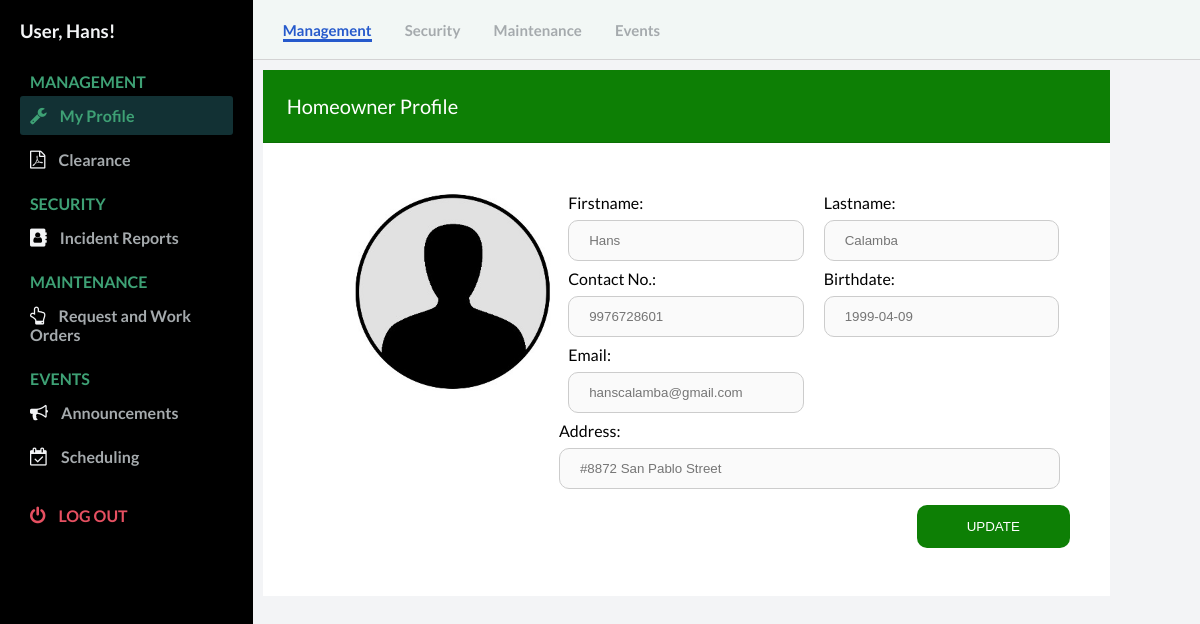
The app's page /user/user_profile.php (signed in) with its own data.
### tables this page shows
CREATE TABLE `users` (
  `id` int(11) NOT NULL,
  `user_id` bigint(20) NOT NULL,
  `image` varchar(200) NOT NULL,
  `firstname` text NOT NULL,
  `lastname` text NOT NULL,
  `username` varchar(50) NOT NULL,
  `password` varchar(50) NOT NULL,
  `address` varchar(100) NOT NULL,
  `gender` text NOT NULL,
  `bday` varchar(50) NOT NULL,
  `email` varchar(100) NOT NULL,
  `contact` bigint(11) NOT NULL
);

### user/controllers/function.php (called while the page is built, shortened)
<?php
function check_login($conn) {
	if(isset($_SESSION['user_id'])) {
		$id = $_SESSION['user_id'];
		$query = "SELECT * FROM users WHERE user_id = '$id' limit 1";
		$result = mysqli_query($conn, $query);
		if($result && mysqli_num_rows($result) > 0) {
			$user_data = mysqli_fetch_assoc($result);
			return $user_data;
		}
	}
	die;
}

### user/User_profile.php (the view, shortened to what this page needs)
<?php
  include("config/connection.php");
  include("controllers/function.php");
  $user_data = check_login($conn);
?>
<!DOCTYPE html>
<html lang="en">
  <head>
    <link rel="stylesheet" href="https://stackpath.bootstrapcdn.com/font-awesome/4.7.0/css/font-awesome.min.css"/>
    <link rel="stylesheet" href="css/style_user.css" />
  </head>
  <body id="body">
    <div class="container">
      <nav class="navbar">
        <div class="navbar__left">
          <a class="active_link" href="User_profile.php">Management</a>
          <a href="incident_record.php">Security</a>
          <a href="work_order.php">Maintenance</a>
          <a href="announcement.php">Events</a>
        </div>
      </nav>
      <main>
        <div class="table_container">
          <div class="card-header" id="user">
            Homeowner Profile
          </div>
              <div class="container_edit">
                <div class="row">
                    <div class="column" style="width: 33.3%;">
                      <div src="#" style="width: 200px; height: 200px; border: 1px; background-color: #ddd; margin-left: 40px;"><img <?php echo "<img src='../admin/images/users/".$user_data['image']."'"; ?>/></div>
                    </div>
                    <div class="column" style="width: 33.3%;">
                      <label>Firstname:</label><span><input type="text" name="" disabled placeholder="<?php echo $user_data['firstname']; ?>"> </span>
                      <label>Contact No.:</label><span><input type="text" name="" disabled placeholder="<?php echo $user_data['contact']; ?>"></span>
                      <label>Email:</label><span><input type="text" name="" disabled placeholder="<?php echo $user_data['email']; ?>"></span>
                    </div>
                    <div class="column" style="width: 33.3%;">
                        <label>Lastname:</label><span><input  type="text" name="" disabled placeholder="<?php echo $user_data['lastname']; ?>"> </span>
                        <label>Birthdate:</label><span><input type="text" name="" disabled placeholder="<?php echo $user_data['bday']; ?>"></span>
                    </div>
                    <div style="width: 66.6%; float: right; padding-right: 10px; margin-top: -10px;"><label>Address:</label><span><input type="text" name="" disabled placeholder="<?php echo $user_data['address']; ?>" ></span></div>
                    <button href="user_profile.php?edit=<?php echo $row['id']; ?>" class="button_emp" style="float: right;" type="submit" id="myBtn">UPDATE</button>
                </div>
              </div>
        </div>
      </main>
      <div id="sidebar">
        <div class="sidebar__title">
            <h3>User, <?php echo $user_data['firstname']; ?>!</h3>
        </div>
        <div class="sidebar__menu">
          <h2>MANAGEMENT</h2>
          <div class="sidebar__link active_menu_link">
            <i class="fa fa-wrench"></i>
            <a href="User_profile.php">My Profile</a>
          </div>
          <div class="sidebar__link">
            <i class="fa fa-file-pdf-o"></i>
            <a href="residency.php">Clearance</a>
          </div>
          <h2>SECURITY</h2>
          <div class="sidebar__link">
            <i class="fa fa-address-book"></i>
            <a href="incident_record.php">Incident Reports</a>
          </div>
          <h2>MAINTENANCE</h2>
          <div class="sidebar__link ">
            <i class="fa fa-hand-o-up"></i>
            <a href="work_order.php">Request and Work Orders</a>
          </div>
          <h2>EVENTS</h2>
          <div class="sidebar__link ">
            <i class="fa fa-bullhorn"></i>
            <a href="announcement.php">Announcements</a>
          </div>
          <div class="sidebar__link">
            <i class="fa fa-calendar-check-o"></i>
            <a href="Scheduling.php">Scheduling</a>
          </div>
          <div class="sidebar__logout">
            <i class="fa fa-power-off"></i>
            <a href="logout.php">Log out</a>
          </div>
      </div>
    </div>
  </body>
</html>

### user/css/style_user.css (style rules this page uses)
* { margin: 0; padding: 0; }
body { font-family: 'Lato', sans-serif; box-sizing: border-box; }
.container { display: grid; height: 100vh; grid-template-columns: 0.8fr 1fr 1fr 1fr; grid-template-rows: 0.2fr 3fr; grid-template-areas: "sidebar nav nav nav" "sidebar main main main" }
.navbar { background: #f2f7f5; grid-area: nav; height: 60px; display: flex; align-items: center; justify-content: space-between; padding: 0 30px 0 30px; border-bottom: 1px solid lightgray; }
.navbar__left > a { margin-right: 30px; text-decoration: none; color: #a5aaad; font-size: 15px; font-weight: 700; }
.navbar__left .active_link { color: #265acc; border-bottom: 3px solid #265acc; padding-bottom: 12 px; }
main { background: #f3f4f6; grid-area: main; overflow-y: auto; }
#sidebar { background: #000000; grid-area: sidebar; overflow-y: auto; padding: 20px; -webkit-transition: all 0.5s; transition: all 0.5s; }
.sidebar__title { display:flex; justify-content: space-between; align-items: center; color: #f3f4f6; margin-bottom: 30px; }
.sidebar__menu > h2 { color: #3ea175; font-size: 16px; margin-top: 15px; margin-bottom: 5px; padding: 0 10px; font-weight: 700; }
.sidebar__link { color: #f3f4f6; padding: 10px; border-radius: 3px; margin-bottom: 5px; }
.active_menu_link { background: rgba(62, 161, 171,0.3); color: #3ea175; }
.active_menu_link a { color: #3ea175 !important; }
.sidebar__link > a { text-decoration: none; color: #a5aaad; font-weight: 700; }
.sidebar__link >i { margin-right: 10px; font-size: 18px; }
.sidebar__logout { margin-top: 20px; padding: 10px; color: #e65061; }
.sidebar__logout > a { text-decoration: none; color: #e65061; font-weight: 700; text-transform: uppercase; }
.sidebar__logout > i { margin-right: 10px; font-size: 18px; }
.card-header { padding: 1.50rem; margin-bottom: 0; background-color: #0D7F05; border-bottom: 1px solid rgba(0, 0, 0, 0.125); color: #ffffff; font-size: 20px; }
.table_container { padding: 90px 90px; margin-right: auto; margin-left: auto; width: fit-content; margin-top: -80px; margin-left: -80px; }
input[type=text] { width: 100%; padding: 7px 20px; margin: 10px 0; display: inline-block; border: 1px solid #ccc; border-radius: 5px; box-sizing: border-box; }
input[type=text], input[type=password], input[type=date], input[type=time] { width: 100%; padding: 12px 20px; margin: 8px 0; display: inline-block; border: 1px solid #ccc; box-sizing: border-box; border-radius: 10px; }
* { box-sizing: border-box; }
.column { float: left; width: 50%; padding: 10px; }
.row:after { content: ""; display: table; clear: both; }
.container_edit { width: 100%; padding-top: 20px; padding: 40px; margin: auto; background-color: white; }
.button_emp { background-color: #0D7F05; color: white; padding: 14px 20px; margin: 8px 0; border: none; width: 20%; border-radius: 10px; cursor: pointer; margin-left: 40%; }

### user/User_profile.php (style rules this page uses)
img { float: left; margin: 0; width: 200px; height: 200px; }

### records on screen
users: image (picture), firstname "Hans", contact "9976728601", email "hanscalamba@gmail.com", lastname "Calamba", bday "1999-04-09", address "#8872 San Pablo Street"
